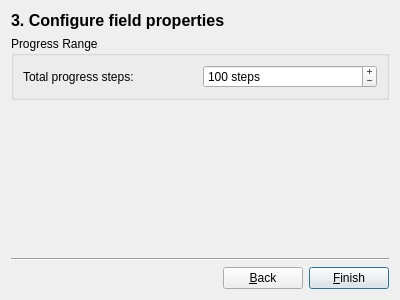
<?xml version="1.0" encoding="UTF-8"?>
<ui version="4.0">
 <class>ProgressFieldWizard</class>
 <widget class="QWidget" name="ProgressFieldWizard">
  <property name="geometry">
   <rect>
    <x>0</x>
    <y>0</y>
    <width>400</width>
    <height>300</height>
   </rect>
  </property>
  <property name="windowTitle">
   <string>Form</string>
  </property>
  <layout class="QVBoxLayout" name="verticalLayout_2">
   <item>
    <widget class="QLabel" name="label">
     <property name="styleSheet">
      <string notr="true">font-size: 16px;
font-weight: bold;</string>
     </property>
     <property name="text">
      <string>3. Configure field properties</string>
     </property>
    </widget>
   </item>
   <item>
    <widget class="QGroupBox" name="groupBox">
     <property name="title">
      <string>Progress Range</string>
     </property>
     <property name="checkable">
      <bool>false</bool>
     </property>
     <layout class="QHBoxLayout" name="horizontalLayout_2">
      <item>
       <widget class="QLabel" name="label_2">
        <property name="toolTip">
         <string>The maximum value for the progress. In other words when this value is met, 100% progress is achieved.</string>
        </property>
        <property name="text">
         <string>Total progress steps:</string>
        </property>
       </widget>
      </item>
      <item>
       <widget class="QSpinBox" name="spinBox">
        <property name="toolTip">
         <string>The maximum value for the progress. In other words when this value is met, 100% progress is achieved.</string>
        </property>
        <property name="buttonSymbols">
         <enum>QAbstractSpinBox::PlusMinus</enum>
        </property>
        <property name="suffix">
         <string> steps</string>
        </property>
        <property name="prefix">
         <string/>
        </property>
        <property name="maximum">
         <number>999999999</number>
        </property>
        <property name="value">
         <number>100</number>
        </property>
       </widget>
      </item>
     </layout>
    </widget>
   </item>
   <item>
    <spacer name="verticalSpacer">
     <property name="orientation">
      <enum>Qt::Vertical</enum>
     </property>
     <property name="sizeHint" stdset="0">
      <size>
       <width>20</width>
       <height>141</height>
      </size>
     </property>
    </spacer>
   </item>
   <item>
    <widget class="Line" name="line">
     <property name="orientation">
      <enum>Qt::Horizontal</enum>
     </property>
    </widget>
   </item>
   <item>
    <layout class="QHBoxLayout" name="horizontalLayout">
     <item>
      <spacer name="horizontalSpacer">
       <property name="orientation">
        <enum>Qt::Horizontal</enum>
       </property>
       <property name="sizeHint" stdset="0">
        <size>
         <width>40</width>
         <height>20</height>
        </size>
       </property>
      </spacer>
     </item>
     <item>
      <widget class="QPushButton" name="backButton">
       <property name="text">
        <string>&amp;Back</string>
       </property>
      </widget>
     </item>
     <item>
      <widget class="QPushButton" name="finishButton">
       <property name="text">
        <string>&amp;Finish</string>
       </property>
       <property name="autoDefault">
        <bool>true</bool>
       </property>
       <property name="default">
        <bool>true</bool>
       </property>
      </widget>
     </item>
    </layout>
   </item>
  </layout>
 </widget>
 <resources/>
 <connections/>
</ui>
